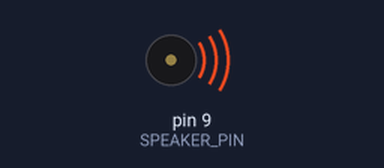
Recording of a sketch running on a simulated Arduino Uno, built with avr-gcc and run on an emulated ATmega328P. On the bench: buzzer (waves = sounding).

Above: at 0.1 s.
Timing chart, 0 to 1.6 s (numbered marks = the images above):
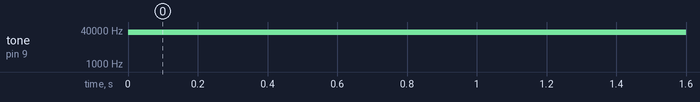

Measured:
- by itself, tone on pin 9 (SPEAKER_PIN): silent → 31373 Hz at 0.00 s

The sketch:

06_sineMario.ino
```cpp
#include "pitches.h"
#define SPEAKER_PIN 9
// 440Hzの音を出す

const unsigned char sineTable[] = {
  128,131,134,137,140,143,146,150,153,156,159,162,165,168,170,173,176,179,182,185,187,190,193,195,198,
  201,203,206,208,210,213,215,217,219,221,223,225,227,229,231,233,234,236,238,239,241,242,243,244,246,
  247,248,249,249,250,251,252,252,253,253,253,254,254,254,254,254,254,254,253,253,253,252,252,251,250,
  249,249,248,247,246,244,243,242,241,239,238,236,234,233,231,229,227,225,223,221,219,217,215,213,210,
  208,206,203,201,198,195,193,190,187,185,182,179,176,173,170,168,165,162,159,156,153,150,146,143,140,
  137,134,128,125,122,119,116,113,110,106,103,100, 97, 94, 91, 88, 86, 83, 80, 77, 74, 71, 69, 66, 63,
  61, 58, 55, 53, 50, 48, 46, 43, 41, 39, 37, 35, 33, 31, 29, 27, 25, 23, 22, 20, 18, 17, 15, 14, 13,
  12, 10,  9,  8,  7,  7,  6,  5,  4,  4,  3,  3,  3,  2,  2,  2,  2,  2,  2,  2,  3,  3,  3,  4,  4,
  5,  6,  7,  7,  8,  9, 10, 12, 13, 14, 15, 17, 18, 20, 22, 23, 25, 27, 29, 31, 33, 35, 37, 39, 41,
  43, 46, 48, 50, 53, 55, 58, 61, 63, 66, 69, 71, 74, 77, 80, 83, 86, 88, 91, 94, 97,100,103,106,110,
  113,116,119,122,125,127
};

void setup(){
    pinMode(SPEAKER_PIN, OUTPUT);
    TCCR1B = 0x01;
}


void loop()
{
    // 音の高さを決める
    int delayTime = (1000000 / NOTE_E4) / 256;

    // 音の長さを決める
    int soundTime = (250000) / (delayTime*128);

    // テンポ調整
    float tempo = 0.2;

    // マリヲのスタート
    // ミ ミッ ミッ ドミッ ソ ソ

    // ミ
    for(int i=0; i<soundTime*tempo; i++){
        for(int j=0; j<255; j++){
            analogWrite(SPEAKER_PIN, (sineTable[j]));
            delayMicroseconds(delayTime);
        }
        for(int j=0; j<255; j++){
            analogWrite(SPEAKER_PIN, (sineTable[j]));
            delayMicroseconds(delayTime);
        }
    }
    delay(10);

    // ミ
    delayTime = (1000000 / NOTE_E4) / 256;
    soundTime = (250000) / (delayTime*128);
    for(int i=0; i<soundTime*tempo; i++){
        for(int j=0; j<255; j++){
            analogWrite(SPEAKER_PIN, (sineTable[j]));
            delayMicroseconds(delayTime);
        }
        for(int j=0; j<255; j++){
            analogWrite(SPEAKER_PIN, (sineTable[j]));
            delayMicroseconds(delayTime);
        }
    }
    delay(125);

    // ミ
    delayTime = (1000000 / NOTE_E4) / 256;
    soundTime = (250000) / (delayTime*128);
    for(int i=0; i<soundTime*tempo; i++){
        for(int j=0; j<255; j++){
            analogWrite(SPEAKER_PIN, (sineTable[j]));
            delayMicroseconds(delayTime);
        }
        for(int j=0; j<255; j++){
            analogWrite(SPEAKER_PIN, (sineTable[j]));
            delayMicroseconds(delayTime);
        }
    }
    delay(125);

    // ド
    delayTime = (1000000 / NOTE_C4) / 256;
    soundTime = (250000) / (delayTime*128);
    for(int i=0; i<soundTime*tempo; i++){
        for(int j=0; j<255; j++){
            analogWrite(SPEAKER_PIN, (sineTable[j]));
            delayMicroseconds(delayTime);
        }
        for(int j=0; j<255; j++){
            analogWrite(SPEAKER_PIN, (sineTable[j]));
            delayMicroseconds(delayTime);
        }
    }
    // ミ
    delayTime = (1000000 / NOTE_E4) / 256;
    soundTime = (250000) / (delayTime*128);
    for(int i=0; i<soundTime*tempo; i++){
        for(int j=0; j<255; j++){
            analogWrite(SPEAKER_PIN, (sineTable[j]));
            delayMicroseconds(delayTime);
        }
        for(int j=0; j<255; j++){
            analogWrite(SPEAKER_PIN, (sineTable[j]));
            delayMicroseconds(delayTime);
        }
    }
    delay(125);
    // ソ
    delayTime = (1000000 / NOTE_G4) / 256;
    soundTime = (250000) / (delayTime*128);
    for(int i=0; i<soundTime*tempo; i++){
        for(int j=0; j<255; j++){
            analogWrite(SPEAKER_PIN, (sineTable[j]));
            delayMicroseconds(delayTime);
        }
        for(int j=0; j<255; j++){
            analogWrite(SPEAKER_PIN, (sineTable[j]));
            delayMicroseconds(delayTime);
        }
    }
    delay(400);
    // ソ
    delayTime = (1000000 / NOTE_G3) / 256;
    soundTime = (250000) / (delayTime*128);
    for(int i=0; i<soundTime*tempo; i++){
        for(int j=0; j<255; j++){
            analogWrite(SPEAKER_PIN, (sineTable[j]));
            delayMicroseconds(delayTime);
        }
        for(int j=0; j<255; j++){
            analogWrite(SPEAKER_PIN, (sineTable[j]));
            delayMicroseconds(delayTime);
        }
    }
    delay(1000);
}
```
